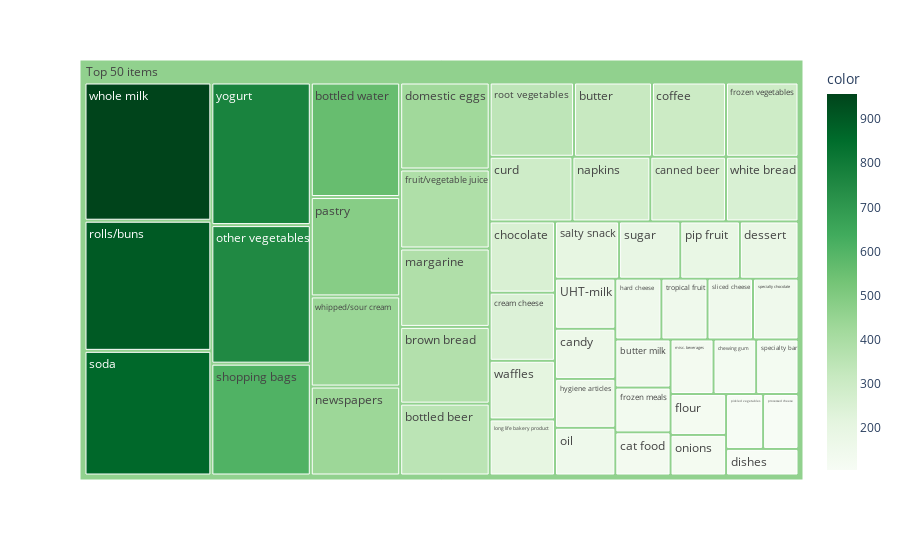

The code cell stored with this chart in its notebook:
### Markdown cell above
### Cell 5

### Code cell
import plotly.express as px         #import library for visualization

df_table['all'] = 'Top 50 items'    #ensure whole dataframe has the same origin in the treemap

#creating a treemap for the top 50 items bought
fig = px.treemap(df_table.head(50), path=['all', 'itemDescription'], values='item_count', color=df_table['item_count'].head(50), hover_data=['itemDescription'], color_continuous_scale='Greens')
fig.show()

### Figure 1 — Plotly figure (JSON) as saved in the notebook; plotly's stock layout.template omitted (floating-point values rounded to 4 significant figures)
{"data": [{"branchvalues": "total", "customdata": [["UHT-milk", 165], ["bottled beer", 351], ["bottled water", 559], ["brown bread", 375], ["butter", 316], ["butter milk", 145], ["candy", 165], ["canned beer", 267], ["cat food", 130], ["chewing gum", 127], ["chocolate", 254], ["coffee", 300], ["cream cheese ", 243], ["curd", 292], ["dessert", 183], ["dishes", 105], ["domestic eggs", 425], ["flour", 124], ["frozen meals", 135], ["frozen vegetables", 294], ["fruit/vegetable juice", 386], ["hard cheese", 153], ["hygiene articles", 161], ["long life bakery product", 200], ["margarine", 383], ["misc. beverages", 128], ["napkins", 275], ["newspapers", 434], ["oil", 157], ["onions", 123], ["other vegetables", 752], ["pastry", 485], ["pickled vegetables", 111], ["pip fruit", 186], ["processed cheese", 106], ["rolls/buns", 901], ["root vegetables", 342], ["salty snack", 200], ["shopping bags", 607], ["sliced cheese", 151], ["soda", 863], ["specialty bar", 126], ["specialty chocolate", 151], ["sugar", 191], ["tropical fruit", 153], ["waffles", 209], ["whipped/sour cream", 440], ["white bread", 256], ["whole milk", 957], ["yogurt", 774], ["(?)", 462.6]], "domain": {"x": [0, 1], "y": [0, 1]}, "hovertemplate": "labels=%{label}<br>item_count=%{value}<br>parent=%{parent}<br>id=%{id}<br>itemDescription=%{customdata[0]}<br>color=%{color}<extra></extra>", "ids": ["Top 50 items/UHT-milk", "Top 50 items/bottled beer", "Top 50 items/bottled water", "Top 50 items/brown bread", "Top 50 items/butter", "Top 50 items/butter milk", "Top 50 items/candy", "Top 50 items/canned beer", "Top 50 items/cat food", "Top 50 items/chewing gum", "Top 50 items/chocolate", "Top 50 items/coffee", "Top 50 items/cream cheese ", "Top 50 items/curd", "Top 50 items/dessert", "Top 50 items/dishes", "Top 50 items/domestic eggs", "Top 50 items/flour", "Top 50 items/frozen meals", "Top 50 items/frozen vegetables", "Top 50 items/fruit/vegetable juice", "Top 50 items/hard cheese", "Top 50 items/hygiene articles", "Top 50 items/long life bakery product", "Top 50 items/margarine", "Top 50 items/misc. beverages", "Top 50 items/napkins", "Top 50 items/newspapers", "Top 50 items/oil", "Top 50 items/onions", "Top 50 items/other vegetables", "Top 50 items/pastry", "Top 50 items/pickled vegetables", "Top 50 items/pip fruit", "Top 50 items/processed cheese", "Top 50 items/rolls/buns", "Top 50 items/root vegetables", "Top 50 items/salty snack", "Top 50 items/shopping bags", "Top 50 items/sliced cheese", "Top 50 items/soda", "Top 50 items/specialty bar", "Top 50 items/specialty chocolate", "Top 50 items/sugar", "Top 50 items/tropical fruit", "Top 50 items/waffles", "Top 50 items/whipped/sour cream", "Top 50 items/white bread", "Top 50 items/whole milk", "Top 50 items/yogurt", "Top 50 items"], "labels": ["UHT-milk", "bottled beer", "bottled water", "brown bread", "butter", "butter milk", "candy", "canned beer", "cat food", "chewing gum", "chocolate", "coffee", "cream cheese ", "curd", "dessert", "dishes", "domestic eggs", "flour", "frozen meals", "frozen vegetables", "fruit/vegetable juice", "hard cheese", "hygiene articles", "long life bakery product", "margarine", "misc. beverages", "napkins", "newspapers", "oil", "onions", "other vegetables", "pastry", "pickled vegetables", "pip fruit", "processed cheese", "rolls/buns", "root vegetables", "salty snack", "shopping bags", "sliced cheese", "soda", "specialty bar", "specialty chocolate", "sugar", "tropical fruit", "waffles", "whipped/sour cream", "white bread", "whole milk", "yogurt", "Top 50 items"], "marker": {"coloraxis": "coloraxis", "colors": [165, 351, 559, 375, 316, 145, 165, 267, 130, 127, 254, 300, 243, 292, 183, 105, 425, 124, 135, 294, 386, 153, 161, 200, 383, 128, 275, 434, 157, 123, 752, 485, 111, 186, 106, 901, 342, 200, 607, 151, 863, 126, 151, 191, 153, 209, 440, 256, 957, 774, 462.6]}, "name": "", "parents": ["Top 50 items", "Top 50 items", "Top 50 items", "Top 50 items", "Top 50 items", "Top 50 items", "Top 50 items", "Top 50 items", "Top 50 items", "Top 50 items", "Top 50 items", "Top 50 items", "Top 50 items", "Top 50 items", "Top 50 items", "Top 50 items", "Top 50 items", "Top 50 items", "Top 50 items", "Top 50 items", "Top 50 items", "Top 50 items", "Top 50 items", "Top 50 items", "Top 50 items", "Top 50 items", "Top 50 items", "Top 50 items", "Top 50 items", "Top 50 items", "Top 50 items", "Top 50 items", "Top 50 items", "Top 50 items", "Top 50 items", "Top 50 items", "Top 50 items", "Top 50 items", "Top 50 items", "Top 50 items", "Top 50 items", "Top 50 items", "Top 50 items", "Top 50 items", "Top 50 items", "Top 50 items", "Top 50 items", "Top 50 items", "Top 50 items", "Top 50 items", ""], "type": "treemap", "values": [165, 351, 559, 375, 316, 145, 165, 267, 130, 127, 254, 300, 243, 292, 183, 105, 425, 124, 135, 294, 386, 153, 161, 200, 383, 128, 275, 434, 157, 123, 752, 485, 111, 186, 106, 901, 342, 200, 607, 151, 863, 126, 151, 191, 153, 209, 440, 256, 957, 774, 15316]}], "layout": {"coloraxis": {"colorbar": {"title": {"text": "color"}}, "colorscale": [[0, "rgb(247,252,245)"], [0.125, "rgb(229,245,224)"], [0.25, "rgb(199,233,192)"], [0.375, "rgb(161,217,155)"], [0.5, "rgb(116,196,118)"], [0.625, "rgb(65,171,93)"], [0.75, "rgb(35,139,69)"], [0.875, "rgb(0,109,44)"], [1, "rgb(0,68,27)"]]}, "legend": {"tracegroupgap": 0}, "margin": {"t": 60}}}
